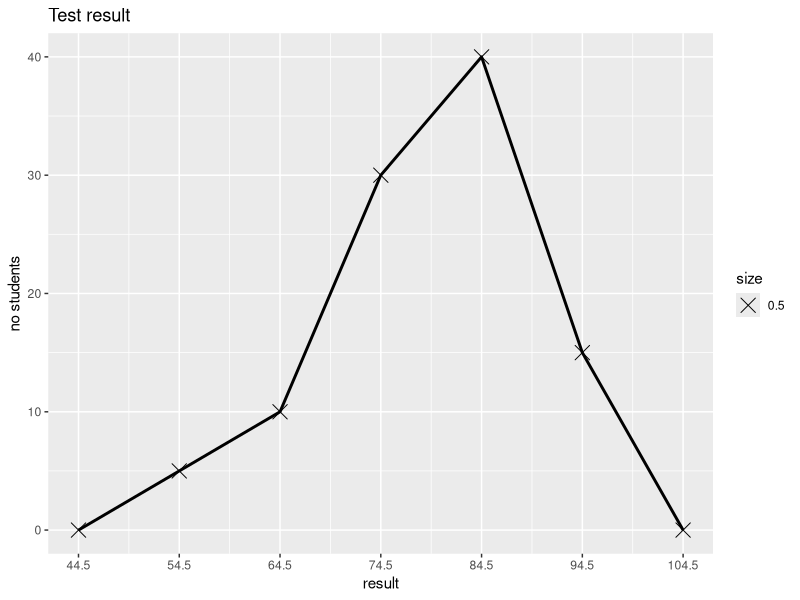

This chart was generated by the following R code:
#page no 59
library(ggplot2)
df<-data.frame(lbound=c(39.5,49.5,59.5,69.5,79.5,89.5,99.5),
               ubound=c(49.5,59.5,69.5,79.5,89.5,99.5,109.5),
               freq=c(0,5,10,30,40,15,0),
               cfreq=c(0,5,15,45,85,100,0))
View(df)
df$mid=(df$lbound+df$ubound)/2

ggplot(df,aes(x=mid,y=freq))+
 geom_line(aes(x=mid,y=freq),size=1)+
  geom_point(aes(mid,size=0.5),shape=4)+
  scale_x_continuous(breaks=seq(from=44.5,to=104.5,by=10))+
  xlab("result")+ylab("no students")+ggtitle("Test result")
